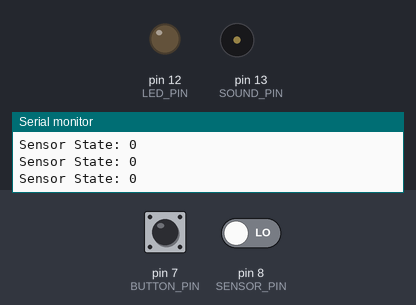
A sketch run on a simulated Arduino Uno, built with avr-gcc and run on an emulated ATmega328P. Parts: output pins drawn as LEDs (lit = HIGH), buzzer (waves = sounding), the last lines printed to the serial monitor. The inputs (shaded band) are chosen by the test bench; at power-on: pin 7 (BUTTON_PIN) LOW, pin 8 (SENSOR_PIN) LOW.

Above: at 1.2 s.
1.3 s: pin 7 (BUTTON_PIN) pulled HIGH for 0.15 s
At 2.1 s:
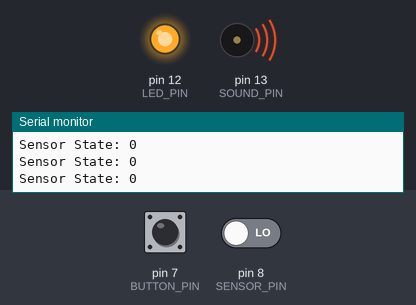
3.8 s: pin 7 (BUTTON_PIN) pulled HIGH for 1 s
At 6.2 s:
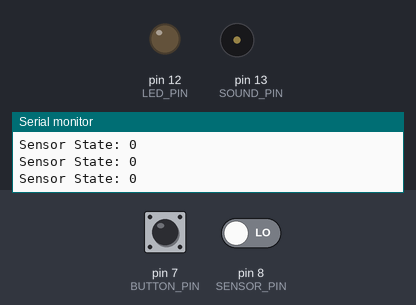
7.8 s: pin 7 (BUTTON_PIN) driven HIGH and pin 8 (SENSOR_PIN) driven HIGH
At 8.7 s:
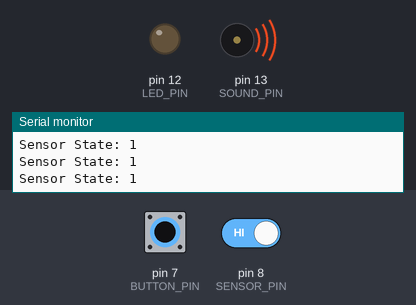
10.3 s: pin 7 (BUTTON_PIN) pulsed LOW 2 times (0.12 s each, 0.3 s apart)
At 12.4 s:
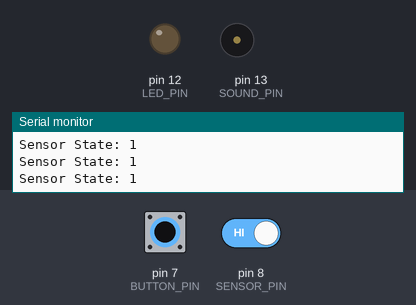
Timing chart, 0 to 13.9 s (numbered marks = the images above; inputs shaded):
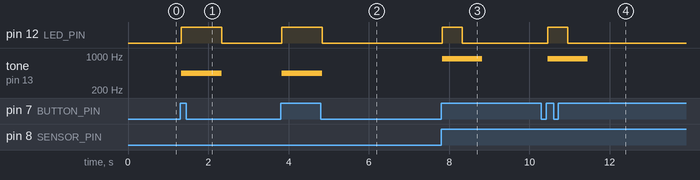

The sketch:

arquitetura.ino
```cpp
#define LED_PIN 12    // Define the pin for the LED
#define SOUND_PIN 13  // Define the pin for the sound
#define BUTTON_PIN 7  // Define the pin for the button
#define SENSOR_PIN 8  // Define the pin for the sensor (Digital)

bool lastButtonState = LOW;
bool currentButtonState = LOW;
bool ledState = LOW;
bool soundState = LOW;
bool sensorState = LOW;

void setup() {
  pinMode(LED_PIN, OUTPUT);
  pinMode(SOUND_PIN, OUTPUT);
  pinMode(BUTTON_PIN, INPUT);
  pinMode(SENSOR_PIN, INPUT);
  Serial.begin(9600);
}

void loop() {

  currentButtonState = digitalRead(BUTTON_PIN);
  sensorState = digitalRead(SENSOR_PIN);
  Serial.print("Sensor State: ");
  Serial.println(sensorState);

  if (currentButtonState == HIGH && lastButtonState == LOW) {

    if(sensorState == HIGH) { // Sensor ativo
      tone(SOUND_PIN, 880, 1000); // Tom mais alto
      digitalWrite(LED_PIN, HIGH);
      delay(500); // LED pisca mais rápido
      digitalWrite(LED_PIN, LOW);
    } else { // Sensor inativo
      tone(SOUND_PIN, 440, 1000); // Tom normal
      digitalWrite(LED_PIN, HIGH);
      delay(1000); // LED pisca mais lento
      digitalWrite(LED_PIN, LOW);
    }
  }

  lastButtonState = currentButtonState;
}
```

Measured:
- after the input at 1.3 s, pin 12 (LED_PIN): LOW → HIGH at once, → LOW 1.0 s later; tone on pin 13 (SOUND_PIN): silent → 440 Hz at once, → silent 1.0 s later
- after the input at 3.8 s, pin 12 (LED_PIN): LOW → HIGH at once, → LOW 1.0 s later; tone on pin 13 (SOUND_PIN): silent → 440 Hz at once, → silent 1.0 s later
- after the input at 7.8 s, pin 12 (LED_PIN): LOW → HIGH at once, → LOW 0.50 s later; tone on pin 13 (SOUND_PIN): silent → 880 Hz at once, → silent 1.0 s later
- after the input at 10.3 s, pin 12 (LED_PIN): LOW → HIGH after 0.15 s, → LOW 0.50 s later; tone on pin 13 (SOUND_PIN): silent → 880 Hz after 0.15 s, → silent 1.0 s later
